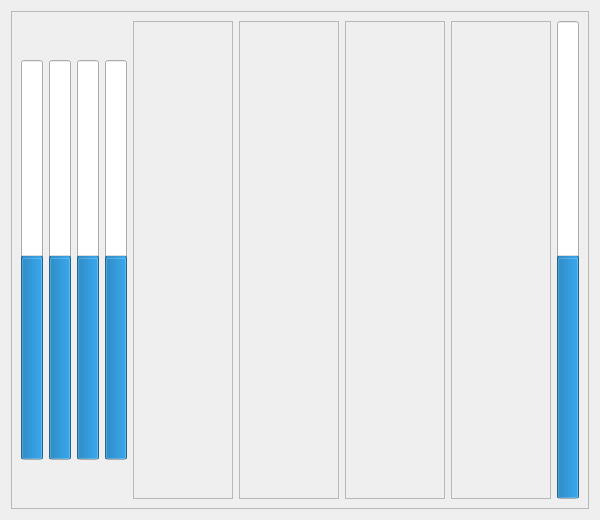
<?xml version="1.0" encoding="UTF-8"?>
<ui version="4.0">
 <class>Dialog</class>
 <widget class="QDialog" name="Dialog">
  <property name="geometry">
   <rect>
    <x>0</x>
    <y>0</y>
    <width>597</width>
    <height>520</height>
   </rect>
  </property>
  <property name="windowTitle">
   <string>Visuterna</string>
  </property>
  <layout class="QHBoxLayout" name="horizontalLayout">
   <item>
    <widget class="QFrame" name="frame">
     <property name="frameShape">
      <enum>QFrame::StyledPanel</enum>
     </property>
     <property name="frameShadow">
      <enum>QFrame::Raised</enum>
     </property>
     <layout class="QHBoxLayout" name="horizontalLayout_3">
      <item>
       <widget class="QProgressBar" name="l1_nps">
        <property name="maximumSize">
         <size>
          <width>50</width>
          <height>400</height>
         </size>
        </property>
        <property name="maximum">
         <number>10</number>
        </property>
        <property name="value">
         <number>5</number>
        </property>
        <property name="textVisible">
         <bool>true</bool>
        </property>
        <property name="orientation">
         <enum>Qt::Vertical</enum>
        </property>
        <property name="textDirection">
         <enum>QProgressBar::TopToBottom</enum>
        </property>
        <property name="format">
         <string notr="true">%v / %m</string>
        </property>
       </widget>
      </item>
      <item>
       <widget class="QProgressBar" name="l2_nps">
        <property name="maximumSize">
         <size>
          <width>50</width>
          <height>400</height>
         </size>
        </property>
        <property name="maximum">
         <number>10</number>
        </property>
        <property name="value">
         <number>5</number>
        </property>
        <property name="textVisible">
         <bool>true</bool>
        </property>
        <property name="orientation">
         <enum>Qt::Vertical</enum>
        </property>
        <property name="textDirection">
         <enum>QProgressBar::TopToBottom</enum>
        </property>
        <property name="format">
         <string notr="true">%v / %m</string>
        </property>
       </widget>
      </item>
      <item>
       <widget class="QProgressBar" name="l3_nps">
        <property name="maximumSize">
         <size>
          <width>50</width>
          <height>400</height>
         </size>
        </property>
        <property name="maximum">
         <number>10</number>
        </property>
        <property name="value">
         <number>5</number>
        </property>
        <property name="textVisible">
         <bool>true</bool>
        </property>
        <property name="orientation">
         <enum>Qt::Vertical</enum>
        </property>
        <property name="invertedAppearance">
         <bool>false</bool>
        </property>
        <property name="textDirection">
         <enum>QProgressBar::TopToBottom</enum>
        </property>
        <property name="format">
         <string notr="true">%v</string>
        </property>
       </widget>
      </item>
      <item>
       <widget class="QProgressBar" name="l4_nps">
        <property name="maximumSize">
         <size>
          <width>50</width>
          <height>400</height>
         </size>
        </property>
        <property name="maximum">
         <number>10</number>
        </property>
        <property name="value">
         <number>5</number>
        </property>
        <property name="textVisible">
         <bool>true</bool>
        </property>
        <property name="orientation">
         <enum>Qt::Vertical</enum>
        </property>
        <property name="textDirection">
         <enum>QProgressBar::TopToBottom</enum>
        </property>
        <property name="format">
         <string notr="true">%v / %m</string>
        </property>
       </widget>
      </item>
      <item>
       <layout class="QVBoxLayout" name="verticalLayout">
        <item>
         <layout class="QHBoxLayout" name="horizontalLayout_2">
          <item>
           <widget class="QFrame" name="l1">
            <property name="minimumSize">
             <size>
              <width>100</width>
              <height>100</height>
             </size>
            </property>
            <property name="frameShape">
             <enum>QFrame::StyledPanel</enum>
            </property>
            <property name="frameShadow">
             <enum>QFrame::Raised</enum>
            </property>
           </widget>
          </item>
          <item>
           <widget class="QFrame" name="l2">
            <property name="minimumSize">
             <size>
              <width>100</width>
              <height>100</height>
             </size>
            </property>
            <property name="frameShape">
             <enum>QFrame::StyledPanel</enum>
            </property>
            <property name="frameShadow">
             <enum>QFrame::Raised</enum>
            </property>
           </widget>
          </item>
          <item>
           <widget class="QFrame" name="l3">
            <property name="minimumSize">
             <size>
              <width>100</width>
              <height>100</height>
             </size>
            </property>
            <property name="frameShape">
             <enum>QFrame::StyledPanel</enum>
            </property>
            <property name="frameShadow">
             <enum>QFrame::Raised</enum>
            </property>
           </widget>
          </item>
          <item>
           <widget class="QFrame" name="l4">
            <property name="minimumSize">
             <size>
              <width>100</width>
              <height>100</height>
             </size>
            </property>
            <property name="frameShape">
             <enum>QFrame::StyledPanel</enum>
            </property>
            <property name="frameShadow">
             <enum>QFrame::Raised</enum>
            </property>
           </widget>
          </item>
         </layout>
        </item>
       </layout>
      </item>
      <item>
       <widget class="QProgressBar" name="l_nps">
        <property name="maximum">
         <number>10</number>
        </property>
        <property name="value">
         <number>5</number>
        </property>
        <property name="orientation">
         <enum>Qt::Vertical</enum>
        </property>
        <property name="textDirection">
         <enum>QProgressBar::TopToBottom</enum>
        </property>
        <property name="format">
         <string notr="true">%v / %m</string>
        </property>
       </widget>
      </item>
     </layout>
    </widget>
   </item>
  </layout>
 </widget>
 <resources/>
 <connections/>
</ui>
